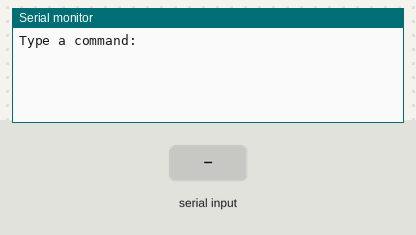
This program was run on a simulated ATmega328P, built with avr-gcc and emulated at 16 MHz (the files do not name the chip). On the bench: the last lines printed to the serial monitor. The inputs (shaded band) are chosen by the test bench.

Above: at 1.2 s.
1.3 s: "1\n" received over Serial
At 2.5 s:
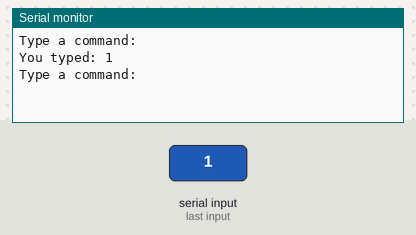
2.8 s: "0\n" received over Serial
At 3.7 s:
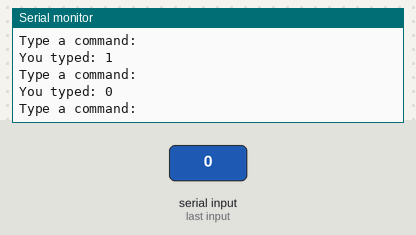
4.3 s: "2\n" received over Serial
At 4.9 s:
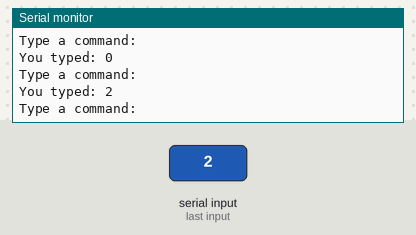

The program:

main.cpp
```cpp
// Main application file
#include <avr/io.h>
#include <avr/pgmspace.h>
#include "usart.h"

void loop(USART &serial);

int main(void) {
    USART serial;
    serial.init(); // Init USART with default baud rate

    loop(serial);  // Run the app loop

    return 0;
}

void loop(USART &serial) {
    char receivedCommand[USART_CMD_BUFFER]; // command buffer

    while (1) {
        serial.print("Type a command: ");
        serial.receiveString(receivedCommand, USART_CMD_BUFFER);

        /* TODO: Add command processing logic here... */

        // Echo back the received string for testing
        serial.print("\r\nYou typed: ");
        serial.print(receivedCommand);
        serial.print("\r\n");
    }
}
```

usart.h
```cpp
#ifndef USART_H
#define USART_H

#include <avr/io.h>

#define F_CPU 16000000UL         // CPU frequency in Hz
#define BAUD 9600                // USART baud rate
#define MY_UBRR F_CPU/16/BAUD-1  // UBRR value for 9600 baud rate
#define USART_CMD_BUFFER 32      // USART command buffer size

class USART {
public:
    USART();
    void init(unsigned int ubrr = MY_UBRR);
    void transmit(unsigned char data);
    unsigned char receive();
    void print(const char* str);
    void receiveString(char* buffer, unsigned char max_length);
};

#endif // USART_H
```

usart.cpp
```cpp
// USART Class Implementation
#include "usart.h"
#include <util/delay.h>

// Constructor
USART::USART() {}

// Initializes USART with given baud rate
void USART::init(unsigned int ubrr) {
    UBRR0H = (unsigned char)(ubrr >> 8); // Set high byte of baud rate
    UBRR0L = (unsigned char)ubrr;        // Set low byte of baud rate
    UCSR0B = (1<<RXEN0) | (1<<TXEN0);    // Enable receiver and transmitter
    UCSR0C = (1<<USBS0) | (3<<UCSZ00);   // Set frame format: 8 data bits, 2 stop bits
}

// Transmits a single character
void USART::transmit(unsigned char data) {
    while (!(UCSR0A & (1<<UDRE0))); // Wait for empty transmit buffer
    UDR0 = data;                    // Send data
}

// Receives a single character
unsigned char USART::receive() {
    while (!(UCSR0A & (1<<RXC0))); // Wait for data to be received
    return UDR0;                   // Return received data
}

// Prints a string via USART
void USART::print(const char* str) {
    while (*str) {
        this->transmit(*str++); // Transmit each character
    }
}

// Receives a string until newline or buffer limit
void USART::receiveString(char* buffer, unsigned char max_length) {
    unsigned char receivedChar;
    unsigned char charCount = 0;

    // Clear buffer
    for (unsigned char i = 0; i < max_length; i++) buffer[i] = '\0';

    do {
        receivedChar = this->receive(); // Receive a character

        // Store character if it's not newline and buffer isn't full
        if (receivedChar != '\n' && charCount < (max_length - 1)) {
            buffer[charCount++] = receivedChar;
        }
    } while (receivedChar != '\n' && charCount < (max_length - 1));

    buffer[charCount] = '\0'; // Null-terminate the received string
}
```

Measured:
- after the input at 1.3 s, the serial monitor: prints a new line at once (image 1)
- after the input at 2.8 s, the serial monitor: prints a new line at once (image 2)
- after the input at 4.3 s, the serial monitor: prints a new line at once (image 3)
